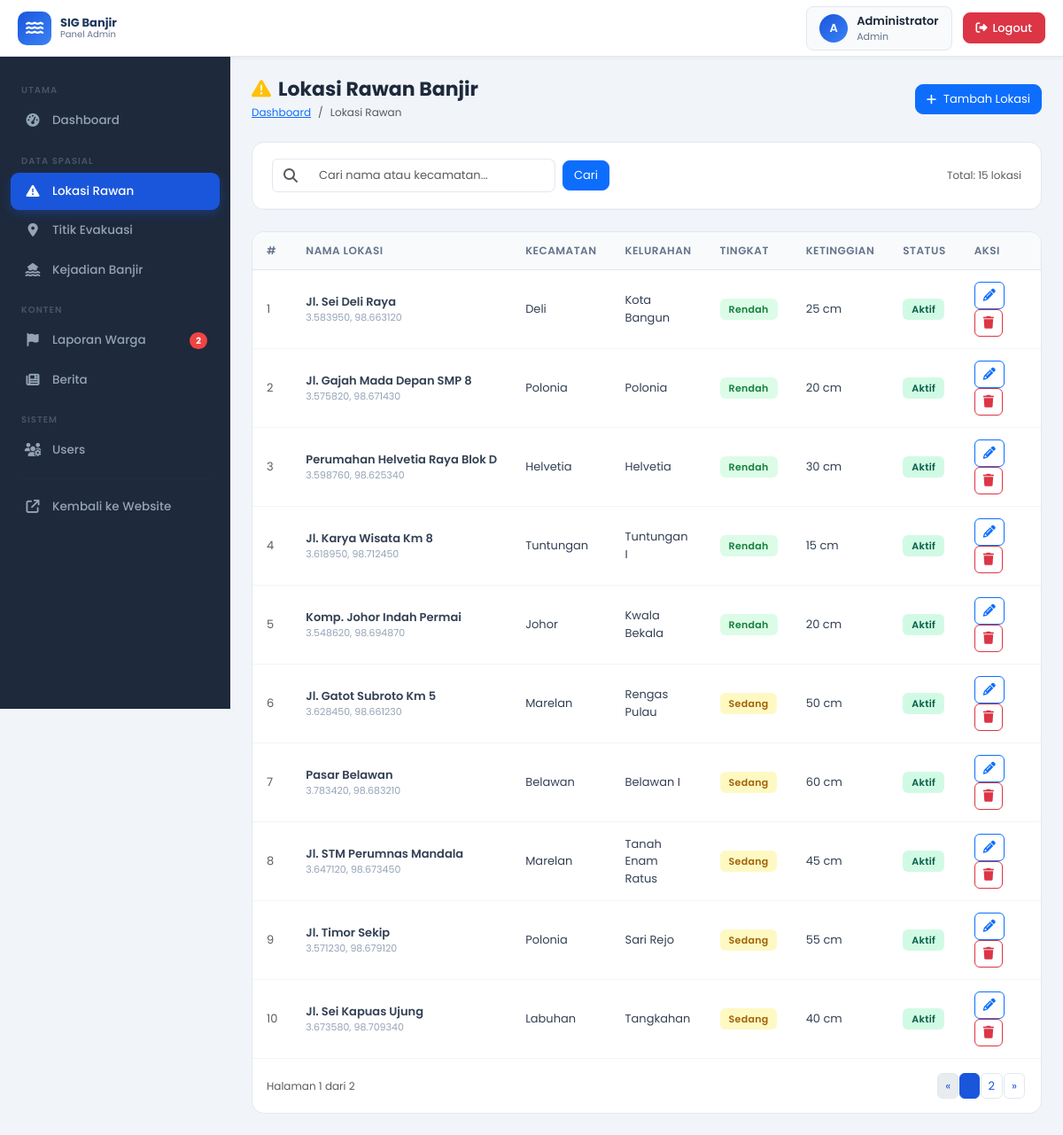
Page /admin/lokasi_rawan.php (signed in) on the committed database.
### tables this page shows
CREATE TABLE lokasi_rawan (
  id INT PRIMARY KEY AUTO_INCREMENT,
  nama VARCHAR(200) NOT NULL,
  kecamatan_id INT,
  kelurahan_id INT,
  latitude DECIMAL(10,8) NOT NULL,
  longitude DECIMAL(11,8) NOT NULL,
  geojson TEXT,
  tingkat ENUM('rendah','sedang','tinggi') NOT NULL DEFAULT 'rendah',
  ketinggian_air_cm INT DEFAULT 0,
  penyebab VARCHAR(255),
  keterangan TEXT,
  status ENUM('aktif','nonaktif') DEFAULT 'aktif',
  created_at TIMESTAMP DEFAULT CURRENT_TIMESTAMP,
  FOREIGN KEY (kecamatan_id) REFERENCES kecamatan(id) ON DELETE SET NULL,
  FOREIGN KEY (kelurahan_id) REFERENCES kelurahan(id) ON DELETE SET NULL,
  INDEX idx_kecamatan (kecamatan_id),
  INDEX idx_tingkat (tingkat),
  INDEX idx_status (status)
);

CREATE TABLE kecamatan (
  id INT PRIMARY KEY AUTO_INCREMENT,
  nama VARCHAR(100) NOT NULL,
  kode VARCHAR(20)
);

CREATE TABLE kelurahan (
  id INT PRIMARY KEY AUTO_INCREMENT,
  kecamatan_id INT NOT NULL,
  nama VARCHAR(100) NOT NULL,
  kode VARCHAR(20),
  FOREIGN KEY (kecamatan_id) REFERENCES kecamatan(id) ON DELETE CASCADE,
  INDEX idx_kecamatan (kecamatan_id)
);

### includes/functions.php (called while the page is built, shortened)
<?php
function pagination(int $total, int $perPage, int $currentPage, string $baseUrl): array {
    $totalPages = ceil($total / $perPage);
    $currentPage = max(1, min($currentPage, $totalPages));
    $offset = ($currentPage - 1) * $perPage;
    $separator = (strpos($baseUrl, '?') !== false) ? '&' : '?';
    $prevPage = $currentPage > 1 ? $currentPage - 1 : null;
    $nextPage = $currentPage < $totalPages ? $currentPage + 1 : null;
    $links = [];
    $rangeStart = max(1, $currentPage - 2);
    $rangeEnd = min($totalPages, $currentPage + 2);
    for ($i = $rangeStart; $i <= $rangeEnd; $i++) {
        $links[] = [
            'page' => $i,
            'url' => $baseUrl . $separator . 'page=' . $i,
            'active' => ($i === $currentPage)
        ];
    }
    return [
        'total' => $total,
        'perPage' => $perPage,
        'currentPage' => $currentPage,
        'totalPages' => $totalPages,
        'offset' => $offset,
        'prev' => $prevPage ? $baseUrl . $separator . 'page=' . $prevPage : null,
        'next' => $nextPage ? $baseUrl . $separator . 'page=' . $nextPage : null,
        'links' => $links,
        'hasMore' => $currentPage < $totalPages
    ];
}

### admin/lokasi_rawan.php (the view, shortened to what this page needs)
<?php
require_once __DIR__ . '/../includes/functions.php';
$db = getDB();
$search  = trim($_GET['search'] ?? '');
$page    = max(1, (int) ($_GET['page'] ?? 1));
$perPage = 10;
$searchParam = "%{$search}%";
$totalStmt   = $db->prepare("
    SELECT COUNT(*)
    FROM lokasi_rawan lr
    LEFT JOIN kecamatan k ON lr.kecamatan_id = k.id
    WHERE lr.nama LIKE ? OR k.nama LIKE ?
");
$totalStmt->execute([$searchParam, $searchParam]);
$total = (int) $totalStmt->fetchColumn();
$paging  = pagination($total, $perPage, $page, '/GIS_BANJIR/admin/lokasi_rawan.php' . ($search ? '?search=' . urlencode($search) : ''));
$offset  = $paging['offset'];
$dataStmt = $db->prepare("
    SELECT lr.*, k.nama AS nama_kecamatan, kel.nama AS nama_kelurahan
    FROM lokasi_rawan lr
    LEFT JOIN kecamatan k ON lr.kecamatan_id = k.id
    LEFT JOIN kelurahan kel ON lr.kelurahan_id = kel.id
    WHERE lr.nama LIKE ? OR k.nama LIKE ?
    ORDER BY lr.created_at DESC
    LIMIT {$perPage} OFFSET {$offset}
");
$dataStmt->execute([$searchParam, $searchParam]);
$lokasiList = $dataStmt->fetchAll();
require_once __DIR__ . '/includes/header.php';
?>
<div class="page-header">
    <div class="page-header-left">
        <h1><i class="fa-solid fa-triangle-exclamation me-2 text-warning"></i>Lokasi Rawan Banjir</h1>
        <nav aria-label="breadcrumb">
            <ol class="breadcrumb mb-0">
                <li class="breadcrumb-item"><a href="/GIS_BANJIR/admin/index.php">Dashboard</a></li>
                <li class="breadcrumb-item active">Lokasi Rawan</li>
            </ol>
        </nav>
    </div>
    <button class="btn btn-primary d-flex align-items-center gap-2" style="border-radius:9px; font-size:13px"
            data-bs-toggle="modal" data-bs-target="#modalTambah">
        <i class="fa-solid fa-plus"></i> Tambah Lokasi
    </button>
</div>
<div class="data-card mb-4">
    <div class="data-card-header">
        <form method="GET" class="d-flex gap-2 flex-wrap w-100 align-items-center">
            <div class="input-group" style="max-width:320px">
                <span class="input-group-text bg-white" style="border-color:#e2e8f0">
                    <i class="fa-solid fa-search text-muted"></i>
                </span>
                <input type="text" name="search" class="form-control" placeholder="Cari nama atau kecamatan..."
                       value="<?= htmlspecialchars($search, ENT_QUOTES, 'UTF-8') ?>" style="border-left:none">
            </div>
            <button type="submit" class="btn btn-primary" style="border-radius:8px; font-size:13px">Cari</button>
            <span class="ms-auto text-muted" style="font-size:12px">Total: <?= $total ?> lokasi</span>
        </form>
    </div>
</div>
<div class="data-card">
    <div class="data-card-body">
        <?php if (count($lokasiList) === 0): ?>
            <div class="text-center text-muted py-5">
                <i class="fa-solid fa-map-location-dot fa-3x mb-3 d-block opacity-50"></i>
                <?= $search ? 'Tidak ada data yang cocok dengan pencarian.' : 'Belum ada data lokasi rawan.' ?>
            </div>
        <?php else: ?>
        <div class="table-responsive">
            <table class="admin-table w-100" aria-label="Tabel Lokasi Rawan Banjir">
                <thead>
                    <tr>
                        <th style="width:40px">#</th>
                        <th>Nama Lokasi</th>
                        <th>Kecamatan</th>
                        <th>Kelurahan</th>
                        <th>Tingkat</th>
                        <th>Ketinggian</th>
                        <th>Status</th>
                        <th style="width:110px">Aksi</th>
                    </tr>
                </thead>
                <tbody>
                    <?php foreach ($lokasiList as $i => $lok): ?>
                    <tr>
                        <td class="text-muted"><?= $paging['offset'] + $i + 1 ?></td>
                        <td>
                            <div style="font-weight:600; max-width:220px; overflow:hidden; text-overflow:ellipsis; white-space:nowrap"
                                 title="<?= htmlspecialchars($lok['nama'], ENT_QUOTES, 'UTF-8') ?>">
                                <?= htmlspecialchars($lok['nama'], ENT_QUOTES, 'UTF-8') ?>
                            </div>
                            <div style="font-size:11px; color:#94a3b8">
                                <?= number_format($lok['latitude'], 6) ?>, <?= number_format($lok['longitude'], 6) ?>
                            </div>
                        </td>
                        <td><?= htmlspecialchars($lok['nama_kecamatan'] ?? '-', ENT_QUOTES, 'UTF-8') ?></td>
                        <td><?= htmlspecialchars($lok['nama_kelurahan'] ?? '-', ENT_QUOTES, 'UTF-8') ?></td>
                        <td>
                            <span class="admin-badge badge-<?= $lok['tingkat'] ?>">
                                <?= ucfirst($lok['tingkat']) ?>
                            </span>
                        </td>
                        <td><?= (int)$lok['ketinggian_air_cm'] ?> cm</td>
                        <td>
                            <span class="admin-badge badge-<?= $lok['status'] ?>">
                                <?= ucfirst($lok['status']) ?>
                            </span>
                        </td>
                        <td>
                            <button class="btn btn-sm btn-outline-primary me-1" style="border-radius:6px; padding:4px 9px"
                                    onclick="bukaModalEdit(<?= htmlspecialchars(json_encode($lok), JSON_HEX_TAG|JSON_HEX_APOS|JSON_HEX_QUOT|JSON_HEX_AMP) ?>)"
                                    title="Edit Data" aria-label="Edit <?= htmlspecialchars($lok['nama'], ENT_QUOTES, 'UTF-8') ?>">
                                <i class="fa-solid fa-pencil"></i>
                            </button>
                            <form id="hapus-<?= $lok['id'] ?>" method="POST" class="d-inline">
                                <button type="button" class="btn btn-sm btn-outline-danger" style="border-radius:6px; padding:4px 9px"
                                        onclick="konfirmasiHapus('hapus-<?= $lok['id'] ?>', '<?= htmlspecialchars(addslashes($lok['nama']), ENT_QUOTES, 'UTF-8') ?>')"
                                        title="Hapus Data" aria-label="Hapus <?= htmlspecialchars($lok['nama'], ENT_QUOTES, 'UTF-8') ?>">
                                    <i class="fa-solid fa-trash"></i>
                                </button>
                            </form>
                        </td>
                    </tr>
                    <?php endforeach; ?>
                </tbody>
            </table>
        </div>
        <?php if ($paging['totalPages'] > 1): ?>
        <div class="d-flex justify-content-between align-items-center px-3 py-3 border-top" style="border-color:#f1f5f9 !important">
            <span class="text-muted" style="font-size:12px">
                Halaman <?= $paging['currentPage'] ?> dari <?= $paging['totalPages'] ?>
            </span>
            <nav aria-label="Pagination Lokasi Rawan">
                <ul class="pagination pagination-sm mb-0">
                    <li class="page-item <?= !$paging['prev'] ? 'disabled' : '' ?>">
                        <a class="page-link" href="<?= $paging['prev'] ?? '#' ?>" aria-label="Sebelumnya">&laquo;</a>
                    </li>
                    <?php foreach ($paging['links'] as $link): ?>
                    <li class="page-item <?= $link['active'] ? 'active' : '' ?>">
                        <a class="page-link" href="<?= htmlspecialchars($link['url'], ENT_QUOTES, 'UTF-8') ?>"><?= $link['page'] ?></a>
                    </li>
                    <?php endforeach; ?>
                    <li class="page-item <?= !$paging['next'] ? 'disabled' : '' ?>">
                        <a class="page-link" href="<?= $paging['next'] ?? '#' ?>" aria-label="Berikutnya">&raquo;</a>
                    </li>
                </ul>
            </nav>
        </div>
        <?php endif; ?>
        <?php endif; ?>
    </div>
</div>
<?php require_once __DIR__ . '/includes/footer.php'; ?>

### admin/includes/header.php (style rules this page uses)
:root { --admin-primary: #1a56db; --admin-secondary: #1e3a5f; --admin-sidebar-bg: #1e293b; --admin-sidebar-hover: #334155; --admin-sidebar-active: #1a56db; --admin-sidebar-width: 260px; --admin-topbar-height: 64px; --admin-text-light: #94a3b8; }
*, *::before, *::after { box-sizing: border-box; }
body { font-family: 'Poppins', sans-serif; background-color: #f1f5f9; color: #334155; font-size: 14px; }
.page-header { display: flex; align-items: center; justify-content: space-between; margin-bottom: 24px; }
.page-header-left h1 { font-size: 22px; font-weight: 700; color: #1e293b; margin: 0; }
.page-header-left .breadcrumb { font-size: 12px; margin: 4px 0 0; }
.data-card { background: #fff; border-radius: 14px; border: 1px solid #e2e8f0; overflow: hidden; }
.data-card .data-card-header { padding: 18px 22px; border-bottom: 1px solid #f1f5f9; display: flex; align-items: center; justify-content: space-between; }
.data-card .data-card-body { padding: 0; }
.admin-table { width: 100%; border-collapse: collapse; }
.admin-table th { background: #f8fafc; padding: 12px 16px; font-size: 12px; font-weight: 600; text-transform: uppercase; letter-spacing: .5px; color: #64748b; border-bottom: 1px solid #e2e8f0; white-space: nowrap; }
.admin-table td { padding: 13px 16px; border-bottom: 1px solid #f1f5f9; font-size: 13px; color: #334155; vertical-align: middle; }
.admin-table tbody tr:last-child td { border-bottom: none; }
.badge-rendah { background: #dcfce7; color: #15803d; }
.badge-sedang { background: #fef9c3; color: #a16207; }
.badge-aktif { background: #d1fae5; color: #065f46; }
.admin-badge { display: inline-flex; align-items: center; padding: 4px 10px; border-radius: 6px; font-size: 11px; font-weight: 600; letter-spacing: .3px; white-space: nowrap; }
.form-control, .form-select { font-size: 13px; border-radius: 8px; border-color: #e2e8f0; padding: 8px 12px; }
.pagination .page-link { font-size: 13px; border-radius: 6px !important; margin: 0 2px; border-color: #e2e8f0; color: var(--admin-primary); }
.pagination .page-item.active .page-link { background: var(--admin-primary); border-color: var(--admin-primary); }

### rows in the picture
lokasi_rawan: offset "1", nama "Jl. Sei Deli Raya", latitude "3.583950", longitude "98.663120", kecamatan.nama "Deli", kelurahan.nama "Kota Bangun", tingkat "Rendah", ketinggian_air_cm "25", status "Aktif"
lokasi_rawan: offset "2", nama "Jl. Gajah Mada Depan SMP 8", latitude "3.575820", longitude "98.671430", kecamatan.nama "Polonia", kelurahan.nama "Polonia", tingkat "Rendah", ketinggian_air_cm "20", status "Aktif"
lokasi_rawan: offset "3", nama "Perumahan Helvetia Raya Blok D", latitude "3.598760", longitude "98.625340", kecamatan.nama "Helvetia", kelurahan.nama "Helvetia", tingkat "Rendah", ketinggian_air_cm "30", status "Aktif"
lokasi_rawan: offset "4", nama "Jl. Karya Wisata Km 8", latitude "3.618950", longitude "98.712450", kecamatan.nama "Tuntungan", kelurahan.nama "Tuntungan I", tingkat "Rendah", ketinggian_air_cm "15", status "Aktif"
lokasi_rawan: offset "5", nama "Komp. Johor Indah Permai", latitude "3.548620", longitude "98.694870", kecamatan.nama "Johor", kelurahan.nama "Kwala Bekala", tingkat "Rendah", ketinggian_air_cm "20", status "Aktif"
lokasi_rawan: offset "6", nama "Jl. Gatot Subroto Km 5", latitude "3.628450", longitude "98.661230", kecamatan.nama "Marelan", kelurahan.nama "Rengas Pulau", tingkat "Sedang", ketinggian_air_cm "50", status "Aktif"
lokasi_rawan: offset "7", nama "Pasar Belawan", latitude "3.783420", longitude "98.683210", kecamatan.nama "Belawan", kelurahan.nama "Belawan I", tingkat "Sedang", ketinggian_air_cm "60", status "Aktif"
lokasi_rawan: offset "8", nama "Jl. STM Perumnas Mandala", latitude "3.647120", longitude "98.673450", kecamatan.nama "Marelan", kelurahan.nama "Tanah Enam Ratus", tingkat "Sedang", ketinggian_air_cm "45", status "Aktif"
lokasi_rawan: offset "9", nama "Jl. Timor Sekip", latitude "3.571230", longitude "98.679120", kecamatan.nama "Polonia", kelurahan.nama "Sari Rejo", tingkat "Sedang", ketinggian_air_cm "55", status "Aktif"
lokasi_rawan: offset "10", nama "Jl. Sei Kapuas Ujung", latitude "3.673580", longitude "98.709340", kecamatan.nama "Labuhan", kelurahan.nama "Tangkahan", tingkat "Sedang", ketinggian_air_cm "40", status "Aktif"

### other values in the picture
substr($_SESSION['admin_nama'] ?? 'A', 0, 1) "A"
$_SESSION['admin_nama'] "Administrator"
$_SESSION['admin_role'] "Admin"
$badgeMenunggu "2"
$total "15"
$paging['currentPage'] "1"
$paging['totalPages'] "2"
$link['page'] "2"
